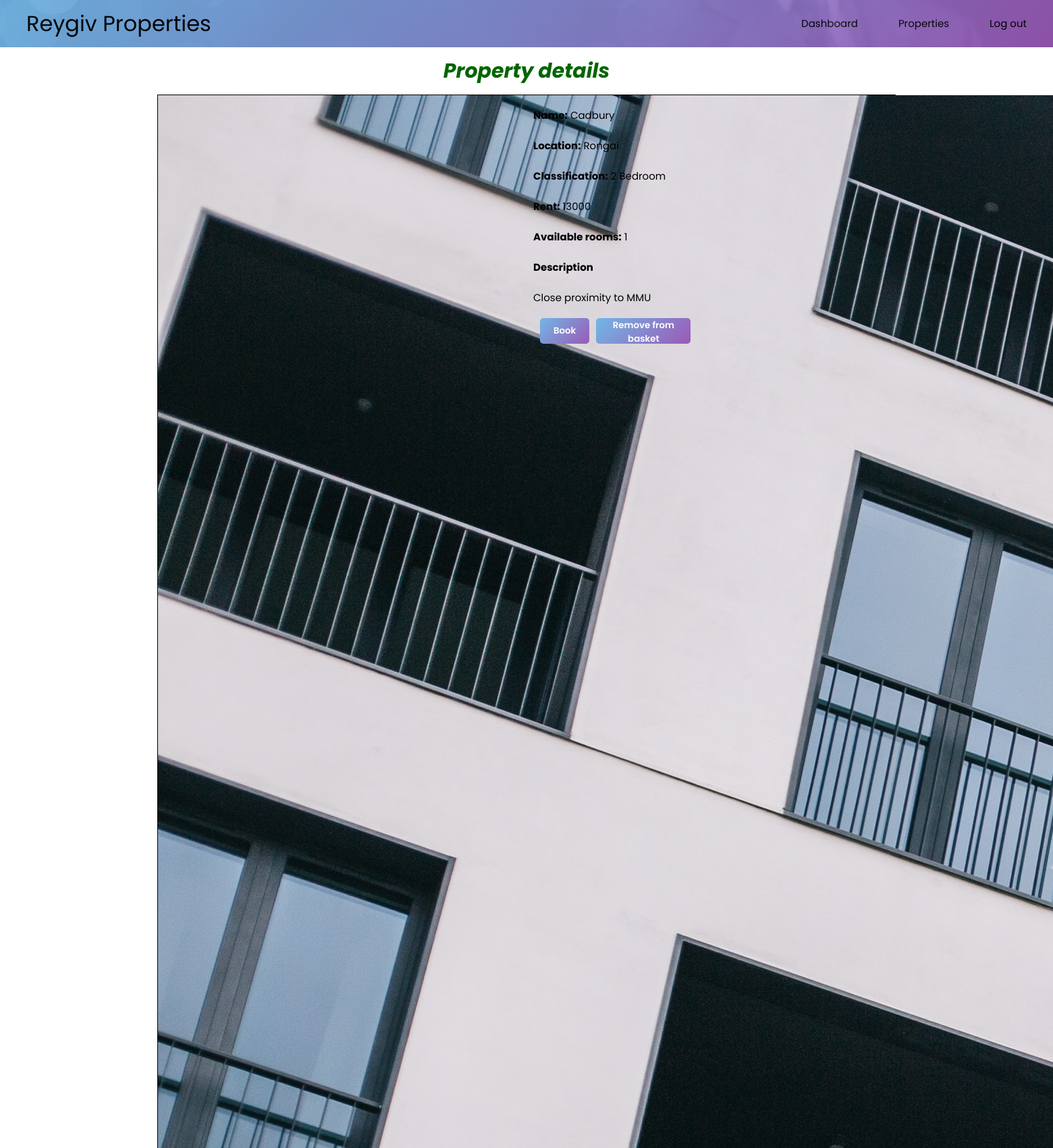
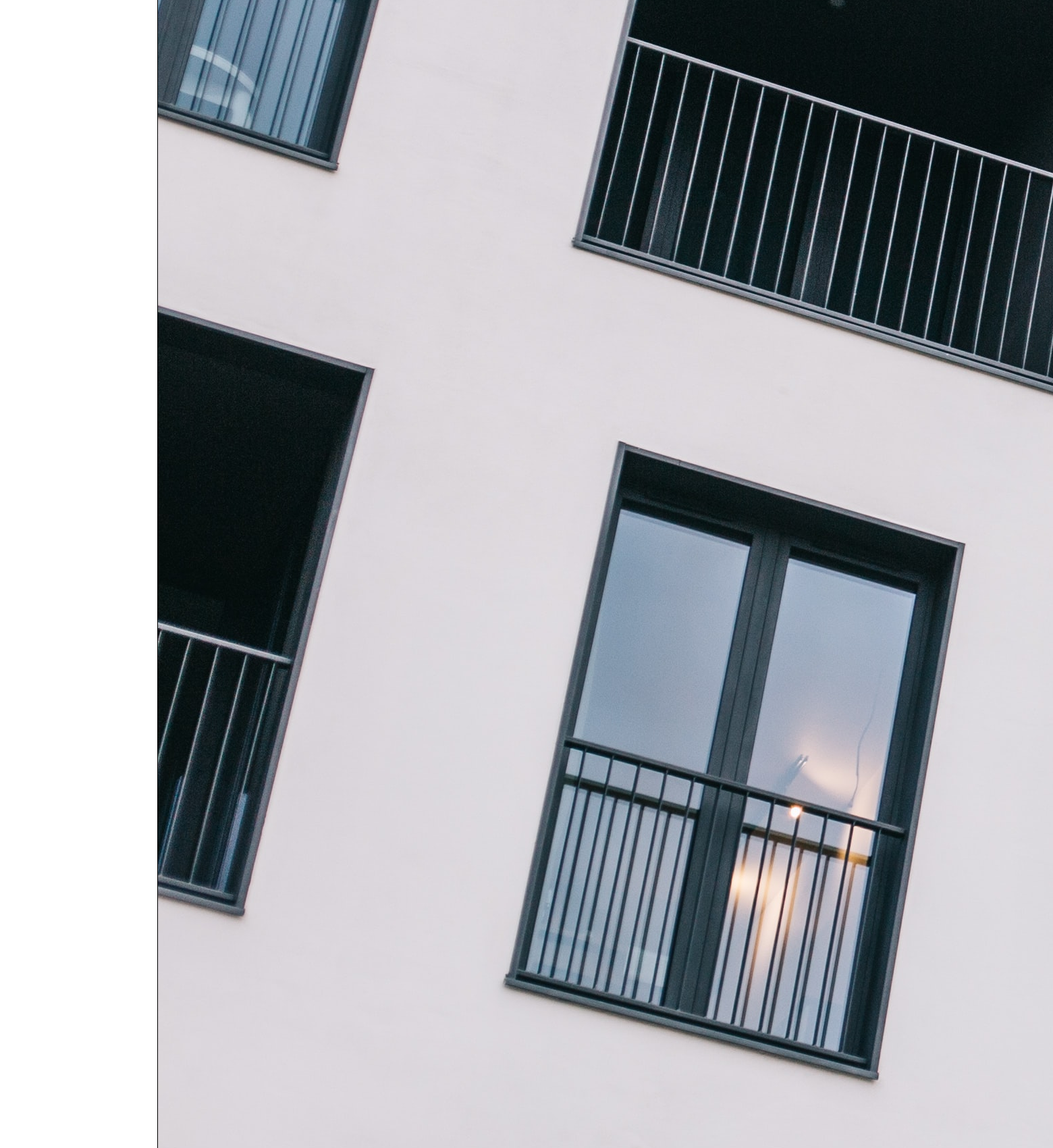
The app's page /basket_details.php?property_id=5 (signed in, upper part) with its own data (2 pictures, top to bottom).
### tables this page shows
CREATE TABLE properties(
	property_id INT NOT NULL AUTO_INCREMENT,
    property_name VARCHAR(100) NOT NULL,
    classification VARCHAR(100) NOT NULL,
    property_description LONGTEXT NOT NULL,
    property_location VARCHAR(255) NOT NULL,
    image_url VARCHAR(255) NOT NULL,
    rent INT NOT NULL,
    available_rooms INT UNSIGNED NOT NULL,
    PRIMARY KEY(property_id)
);

### basket_details.php (the view, shortened to what this page needs)
<?php
require_once "connect.php";
$query = <<<query
    SELECT * FROM properties
    WHERE property_id={$_GET['property_id']}
    query;
$result = mysqli_query($mysqli, $query);
$row = mysqli_fetch_assoc($result);
?>
<!DOCTYPE html>
<html lang="en">
<head>
    <link rel="stylesheet" href="book.css">
    <link rel="stylesheet" href="index.css">
</head>
<body>
    <div class="top-content">
        <header>
            <nav class="navbar">
                <a href="#" class="nav-branding">Reygiv Properties</a>
                <ul class="nav-menu">
                    <li class="nav-item">
                        <a href="dashboard.php" class="nav-link">Dashboard</a>
                    </li>
                    <li class="nav-item">
                        <a href="properties.php" class="nav-link">Properties</a>
                    </li>
                    <li class="nav-item">
                        <a href="logout.php" class="nav-link">Log out</a>
                    </li>
                </ul>
            </nav>
        </header>
    </div>
    <h1>Property details</h1>
    <div class="property-container">
        <div class="property_picture">
            <img src="<?php echo $row["image_url"] ?>.jpg" alt="">
        </div>
        <div class="details">
            <p> <b>Name:</b>
                <?php echo $row["property_name"] ?>
            </p>
            <p> <b>Location:</b>
                <?php echo $row["property_location"] ?>
            </p>
            <p> <b>Classification:</b>
                <?php echo $row["classification"] ?>
            </p>
            <p> <b>Rent:</b>
                <?php echo $row["rent"] ?>
            </p>
            <p> <b>Available rooms:</b>
                <?php echo $row["available_rooms"] ?>
            </p>
            <div>
                <p> <b>Description</b></p>
                <p>
                    <?php echo $row["property_description"] ?>
                </p>
            </div>
            <div class="buttons">
                <?php
                if ($row["available_rooms"] > 0) {
                    echo <<<html
                    <form method="POST" action="action_book.php">
                        <input type="hidden" name="property_id" value="{$row["property_id"]}">
                        <button id="book_btn">Book</button>
                    </form>
                html;
                } else {
                    echo "<div class='full'>No more openings are currently available.</div>";
                }
                ?>
                <form method="POST" action="action_remove_basket.php">
                    <button id="basket_btn" style="width: 140px;">Remove from basket</button>
                </form>
            </div>
        </div>
    </div>
</body>
</html>

### assets/CSS/book.css (style rules this page uses)
h1 { text-align: center; color: darkgreen; font-style: italic; }
.property-container { display: grid; grid-template-columns: repeat(2, minmax(400px, 1fr)); gap: 20px; width: 70%; margin-inline: auto; border: 0.5px solid black; --border-radius: 10px; }
.buttons { display: flex; justify-content: left; width: 100%; margin-bottom: 20px; margin-left: 0; }
button { margin-left: 0; }

### assets/CSS/index.css (style rules this page uses)
:root { --light-blue: #71b7e6; --dark-pink: #9b59b6; --main-linear-gradient: linear-gradient( 135deg, var(--light-blue), var(--dark-pink) ); --font-family: Poppins, Inter, sans-serif; }
body { font-family: var(--font-family); font-size: 15px; line-height: 2em; padding: 0; margin: 0; }
.top-content { background-image: url("../images/background_home_2.jpg"); background-size: cover; }
ul { margin: 0; padding: 0; }
header { background: var(--main-linear-gradient); opacity: 0.9; color: #ffffff; padding: 15px; }
li { list-style: none; }
nav a { color: black; text-decoration: none; }
.navbar { min-height: 40px; display: flex; justify-content: space-between; align-items: center; padding: 0 24px; }
.nav-menu { display: flex; justify-content: space-between; align-items: center; gap: 60px; }
.nav-branding { font-size: 2rem; }
.nav-link { transition: 0.7s ease; }
button { height: 38px; background: var(--main-linear-gradient); border: none; padding-left: 20px; padding-right: 20px; color: #ffffff; font-family: var(--font-family); margin-left: 10px; border-radius: 5px; font-weight: 600; }

### records on screen
properties: image_url (picture), property_name "Cadbury", property_location "Rongai", classification "2 Bedroom", rent "13000", available_rooms "1", property_description "Close proximity to MMU"
